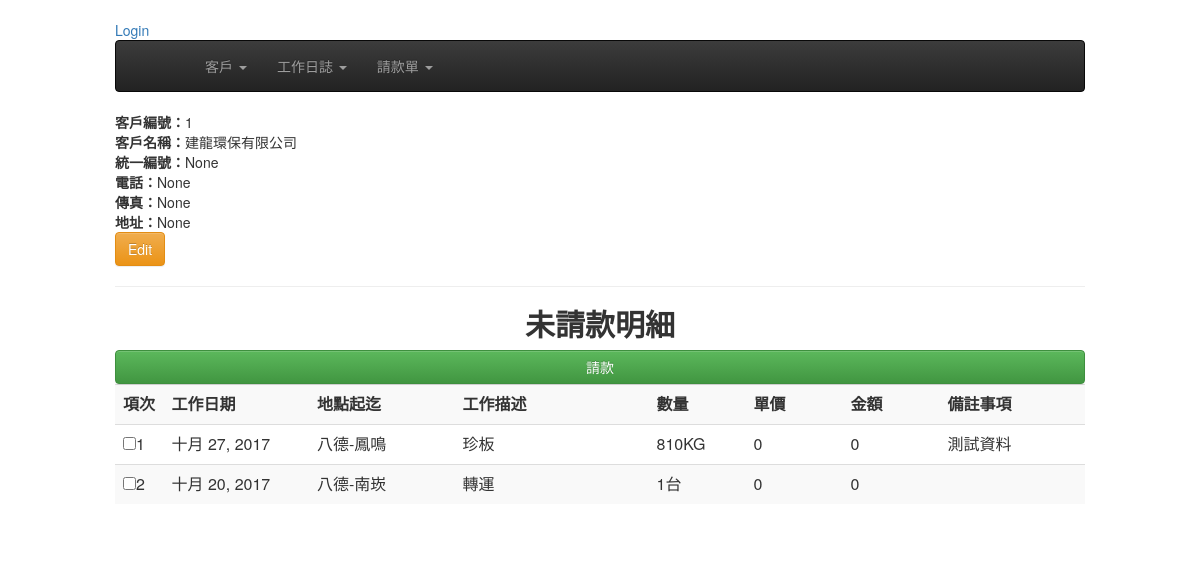
The page /customers/1/ on the database as committed earlier.
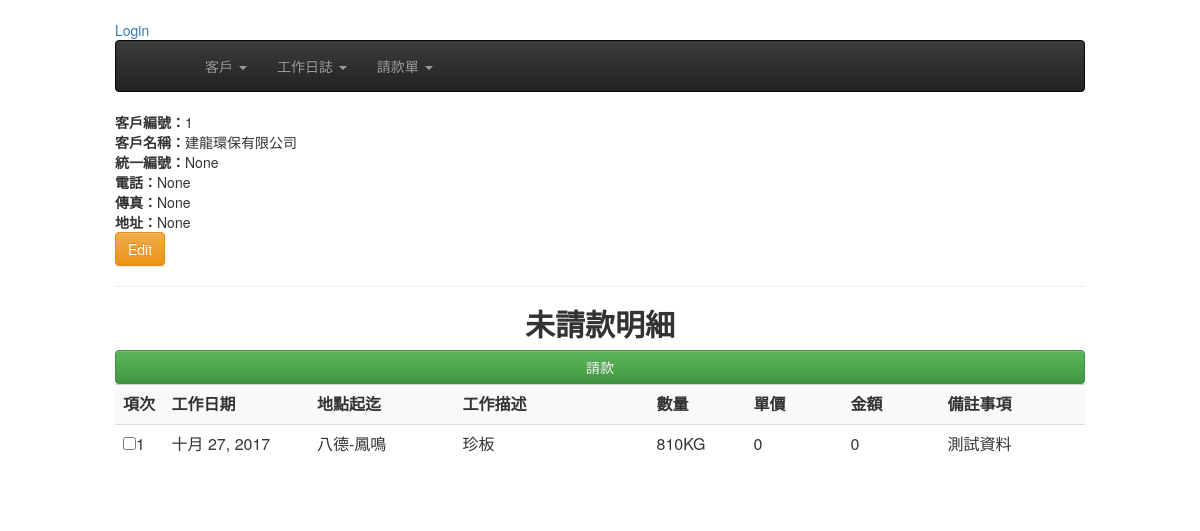
The same page on the database as committed later.
### dailywork/models.py (models this page shows, shortened)
class Dailylog(models.Model):
	work_date = models.DateField( default=timezone.now )
	customer = models.ForeignKey(Customer)
	start_at = models.CharField(  max_length=20, null=False, blank=False )
	end_with = models.CharField(  max_length=20, null=False, blank=False )
	opreateDesc = models.CharField(max_length=30, blank=False, null=False)
	quantity = models.DecimalField( max_digits=10, decimal_places=0)
	uom = models.ForeignKey(Uom)
	uniprice = models.DecimalField( max_digits=10, decimal_places=0)
	notes = models.TextField(blank=True, null=True)
	payrequest = models.BooleanField(default=False, verbose_name='已請款')    # 是否已請款
	is_freecharge = models.BooleanField(default=False, verbose_name='免費項目')    # 是否爲免費項目, 如果為免費項目則在未請款清單是不會顯示的
	bill_number = models.CharField(  max_length=20, null=True, blank=True )
	invalid = models.BooleanField(default=False, verbose_name='項目作廢')
	create_at = models.DateTimeField( auto_now_add=True, auto_now=False)
	modify = models.DateTimeField( auto_now_add=False, auto_now=True)
	objects = DailylogManager()
	def get_amount(self):
		return self.quantity * self.uniprice

class Uom(models.Model):
	descriotion =  models.CharField(  max_length=20, null=False, blank=False )
	def __str__(self):
		return self.descriotion

### customers/views.py (the view)
# urls.py: url(r'^(?P<pk>\d+)/$', CustomerDetail.as_view( template_name ='customers/customer_detail.html'), name="customer_detail"  ),
class CustomerDetail(DetailView):
    model = Customer

### dailywork/models.py (called while the page is built)
	def norequest(self):
		return self.filter(payrequest=False , is_freecharge=False , invalid= False  )

	def get_queryset(self):
		return DailylogQueryset(self.model, using=self.db)

### templates/customers/customer_detail.html (shortened to what this page needs)
{% extends "base.html" %}
{% block content %}
<strong>客戶編號：</strong>{{ object.id }}<br>
<strong>客戶名稱：</strong>{{ object.title }}<br>
<strong>統一編號：</strong>{{ object.unikey }}<br>
<strong>電話：</strong>{{ object.phone }}<br>
<strong>傳真：</strong>{{ object.faxno }}<br>
<strong>地址：</strong>{{ object.address }}<br>
<a href="{{ instance.get_absolute_url }}edit" class="btn btn-warning" role="button">Edit</a>
<hr>
    <div align="center"  >
      <h2><strong>未請款明細</strong></h2>
    </div>
<form id="createform" action="" method="POST" onsubmit="return CreateOnSubmit({{ bill.id }})" >{% csrf_token %}
    <div >
      <button type="submit"  class="btn btn-success form-control">請款</button>
    </div>
  <table class="table table-striped" >
    <tr>
      <th width="5%">項次</th>
      <th width="15%">工作日期</th>
      <th width="15%">地點起迄</th>
      <th width="20%">工作描述</th>
      <th width="10%">數量</th>
      <th width="10%">單價</th>
      <th width="10%">金額</th>
      <th >備註事項</th>
    </tr>
  {% for dailylog in object.dailylog_set.all.norequest %}
    <tr>
        <td><input type="checkbox" name="dailylogs" value="{{ dailylog.id }}" />{{ forloop.counter }}</td>
        <td>{{ dailylog.work_date }}</td>
        <td>{{ dailylog.start_at }}-{{ dailylog.end_with }}</td>
        <td>{{ dailylog.opreateDesc }}</td>
        <td>{{ dailylog.quantity }}{{ dailylog.uom }}</td>
        <td>{{ dailylog.uniprice }}</td>
        <td>{{ dailylog.get_amount }}</td>
        <td>{{ dailylog.notes }}</td>
    </tr>
  {% endfor %}
  </table>
</form>
{% endblock content %}

Rows that differ between the two databases and show on the page:
no longer on this page (row edited): Dailylog: work_date "十月 20, 2017", start_at "八德", end_with "南崁", opreateDesc "轉運", quantity "1", uom "台", uniprice "0", get_amount "0"
